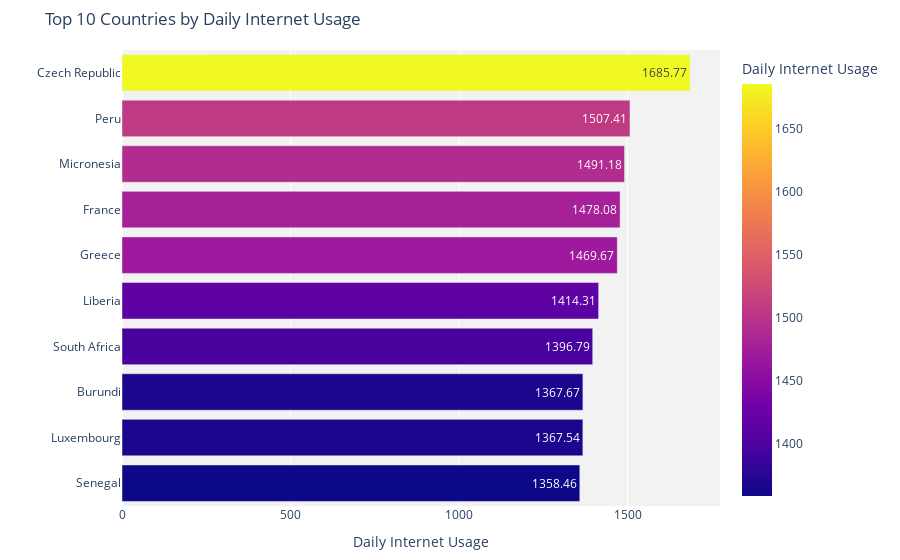

Notebook code cell kept with this figure:
### Markdown cell above
# Top 10 Countries by Daily Internet Usage

### Code cell
daily_internet = df.groupby(['Country'])['Daily Internet Usage'].sum().sort_values(ascending = True).tail(10)

# Create a dataframe from the series
df_area_income = pd.DataFrame({'Country': daily_internet.index, 'Daily Internet Usage': daily_internet.values})


fig = px.bar(df_area_income, x='Daily Internet Usage', y='Country', orientation='h',
             color='Daily Internet Usage')

fig = px.bar(df_area_income, x='Daily Internet Usage', y='Country', orientation='h',
             color='Daily Internet Usage',
             text='Daily Internet Usage')
fig.update_traces(texttemplate='%{text:.2s}', textposition='inside')


fig = px.bar(df_area_income, x='Daily Internet Usage', y='Country', orientation='h',
             color='Daily Internet Usage',
             text='Daily Internet Usage', hover_data={'Daily Internet Usage': ':.2f'},
             hover_name='Country')


fig.update_layout(title='Top 10 Countries by Daily Internet Usage',
                  xaxis_title='Daily Internet Usage', yaxis_title='',
                  margin=dict(l=100, r=50, t=50, b=50),
                  plot_bgcolor='rgba(0,0,0,0.05)', font_size=12)

### Figure 1 — Plotly figure (JSON) as saved in the notebook; plotly's stock layout.template omitted (floating-point values rounded to 4 significant figures)
{"data": [{"alignmentgroup": "True", "hovertemplate": "<b>%{hovertext}</b><br><br>Daily Internet Usage=%{marker.color:.2f}<br>Country=%{y}<extra></extra>", "hovertext": ["Senegal", "Luxembourg", "Burundi", "South Africa", "Liberia", "Greece", "France", "Micronesia", "Peru", "Czech Republic"], "legendgroup": "", "marker": {"color": [1358.0, 1368.0, 1368.0, 1397.0, 1414.0, 1470.0, 1478.0, 1491.0, 1507.0, 1686.0], "coloraxis": "coloraxis", "pattern": {"shape": ""}}, "name": "", "offsetgroup": "", "orientation": "h", "showlegend": false, "text": [1358.0, 1368.0, 1368.0, 1397.0, 1414.0, 1470.0, 1478.0, 1491.0, 1507.0, 1686.0], "textposition": "auto", "type": "bar", "x": [1358.0, 1368.0, 1368.0, 1397.0, 1414.0, 1470.0, 1478.0, 1491.0, 1507.0, 1686.0], "xaxis": "x", "y": ["Senegal", "Luxembourg", "Burundi", "South Africa", "Liberia", "Greece", "France", "Micronesia", "Peru", "Czech Republic"], "yaxis": "y"}], "layout": {"barmode": "relative", "coloraxis": {"colorbar": {"title": {"text": "Daily Internet Usage"}}, "colorscale": [[0, "#0d0887"], [0.1111, "#46039f"], [0.2222, "#7201a8"], [0.3333, "#9c179e"], [0.4444, "#bd3786"], [0.5556, "#d8576b"], [0.6667, "#ed7953"], [0.7778, "#fb9f3a"], [0.8889, "#fdca26"], [1, "#f0f921"]]}, "font": {"size": 12}, "legend": {"tracegroupgap": 0}, "margin": {"b": 50, "l": 100, "r": 50, "t": 50}, "plot_bgcolor": "rgba(0,0,0,0.05)", "title": {"text": "Top 10 Countries by Daily Internet Usage"}, "xaxis": {"anchor": "y", "domain": [0, 1], "title": {"text": "Daily Internet Usage"}}, "yaxis": {"anchor": "x", "domain": [0, 1], "title": {"text": ""}}}}
